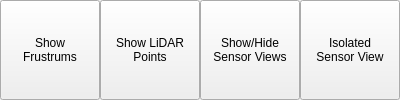
              <widget class="QWidget" name="widget_21" native="true">
               <property name="minimumSize">
                <size>
                 <width>400</width>
                 <height>0</height>
                </size>
               </property>
               <property name="maximumSize">
                <size>
                 <width>2000</width>
                 <height>16777215</height>
                </size>
               </property>
               <layout class="QHBoxLayout" name="horizontalLayout_30">
                <property name="spacing">
                 <number>0</number>
                </property>
                <property name="leftMargin">
                 <number>0</number>
                </property>
                <property name="topMargin">
                 <number>0</number>
                </property>
                <property name="rightMargin">
                 <number>0</number>
                </property>
                <property name="bottomMargin">
                 <number>0</number>
                </property>
                <item>
                 <widget class="QToolButton" name="show_frustrums_button">
                  <property name="sizePolicy">
                   <sizepolicy hsizetype="Preferred" vsizetype="Expanding">
                    <horstretch>0</horstretch>
                    <verstretch>0</verstretch>
                   </sizepolicy>
                  </property>
                  <property name="text">
                   <string>Show
Frustrums</string>
                  </property>
                  <property name="icon">
                   <iconset resource="resources.qrc">
                    <normaloff>:/icons/icons8-scenic-view-48.png</normaloff>:/icons/icons8-scenic-view-48.png</iconset>
                  </property>
                  <property name="iconSize">
                   <size>
                    <width>36</width>
                    <height>36</height>
                   </size>
                  </property>
                  <property name="checkable">
                   <bool>true</bool>
                  </property>
                  <property name="toolButtonStyle">
                   <enum>Qt::ToolButtonStyle::ToolButtonTextUnderIcon</enum>
                  </property>
                 </widget>
                </item>
                <item>
                 <widget class="QToolButton" name="show_lidar_point_cloud_button">
                  <property name="sizePolicy">
                   <sizepolicy hsizetype="Preferred" vsizetype="Preferred">
                    <horstretch>0</horstretch>
                    <verstretch>0</verstretch>
                   </sizepolicy>
                  </property>
                  <property name="text">
                   <string>Show LiDAR
Points</string>
                  </property>
                  <property name="icon">
                   <iconset resource="resources.qrc">
                    <normaloff>:/icons/Point Cloud.png</normaloff>:/icons/Point Cloud.png</iconset>
                  </property>
                  <property name="iconSize">
                   <size>
                    <width>36</width>
                    <height>36</height>
                   </size>
                  </property>
                  <property name="checkable">
                   <bool>true</bool>
                  </property>
                  <property name="toolButtonStyle">
                   <enum>Qt::ToolButtonStyle::ToolButtonTextUnderIcon</enum>
                  </property>
                 </widget>
                </item>
                <item>
                 <widget class="QToolButton" name="show_hide_sensor_views_button">
                  <property name="sizePolicy">
                   <sizepolicy hsizetype="Preferred" vsizetype="Preferred">
                    <horstretch>0</horstretch>
                    <verstretch>0</verstretch>
                   </sizepolicy>
                  </property>
                  <property name="minimumSize">
                   <size>
                    <width>77</width>
                    <height>32</height>
                   </size>
                  </property>
                  <property name="toolTip">
                   <string>&lt;html&gt;&lt;head/&gt;&lt;body&gt;&lt;p&gt;Undo Last Command&lt;/p&gt;&lt;/body&gt;&lt;/html&gt;</string>
                  </property>
                  <property name="text">
                   <string>Show/Hide
Sensor Views</string>
                  </property>
                  <property name="icon">
                   <iconset resource="resources.qrc">
                    <normaloff>:/icons/icons8-view-all-48.png</normaloff>:/icons/icons8-view-all-48.png</iconset>
                  </property>
                  <property name="iconSize">
                   <size>
                    <width>46</width>
                    <height>48</height>
                   </size>
                  </property>
                  <property name="toolButtonStyle">
                   <enum>Qt::ToolButtonStyle::ToolButtonTextUnderIcon</enum>
                  </property>
                 </widget>
                </item>
                <item>
                 <widget class="QToolButton" name="isolate_sensor_selection_button">
                  <property name="sizePolicy">
                   <sizepolicy hsizetype="Preferred" vsizetype="Preferred">
                    <horstretch>0</horstretch>
                    <verstretch>0</verstretch>
                   </sizepolicy>
                  </property>
                  <property name="minimumSize">
                   <size>
                    <width>77</width>
                    <height>32</height>
                   </size>
                  </property>
                  <property name="toolTip">
                   <string>&lt;html&gt;&lt;head/&gt;&lt;body&gt;&lt;p&gt;Redo Last Command&lt;/p&gt;&lt;/body&gt;&lt;/html&gt;</string>
                  </property>
                  <property name="text">
                   <string>Isolated
Sensor View</string>
                  </property>
                  <property name="icon">
                   <iconset resource="resources.qrc">
                    <normaloff>:/icons/icons8-browse-page-48.png</normaloff>:/icons/icons8-browse-page-48.png</iconset>
                  </property>
                  <property name="iconSize">
                   <size>
                    <width>46</width>
                    <height>48</height>
                   </size>
                  </property>
                  <property name="checkable">
                   <bool>true</bool>
                  </property>
                  <property name="checked">
                   <bool>false</bool>
                  </property>
                  <property name="toolButtonStyle">
                   <enum>Qt::ToolButtonStyle::ToolButtonTextUnderIcon</enum>
                  </property>
                 </widget>
                </item>
               </layout>
              </widget>
